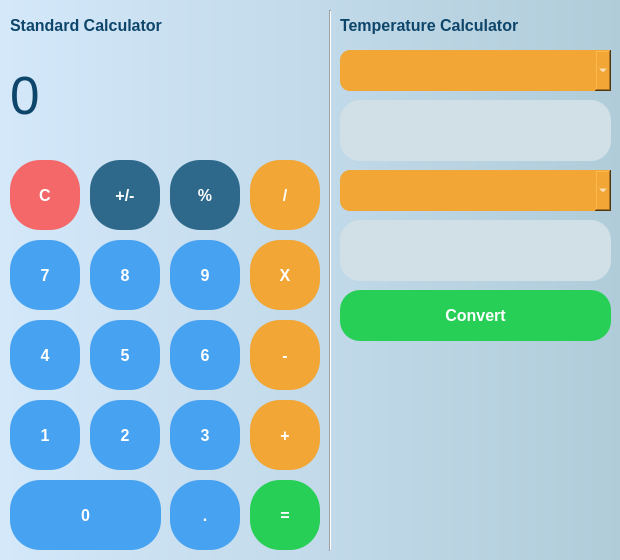
<?xml version="1.0" encoding="UTF-8"?>
<ui version="4.0">
 <class>MainWindow</class>
 <widget class="QMainWindow" name="MainWindow">
  <property name="geometry">
   <rect>
    <x>0</x>
    <y>0</y>
    <width>620</width>
    <height>560</height>
   </rect>
  </property>
  <property name="windowTitle">
   <string>MainWindow</string>
  </property>
  <property name="styleSheet">
   <string notr="true">QMainWindow
{
	background-color: qlineargradient(spread:pad, x1:0, y1:0, x2:1, y2:0, stop:0 rgba(212,232,250,255), stop:1 rgba(176,204,217,255));
}</string>
  </property>
  <widget class="QWidget" name="centralwidget">
   <widget class="QPushButton" name="pushButton_5">
    <property name="geometry">
     <rect>
      <x>90</x>
      <y>320</y>
      <width>70</width>
      <height>70</height>
     </rect>
    </property>
    <property name="font">
     <font>
      <pointsize>12</pointsize>
      <weight>75</weight>
      <bold>true</bold>
     </font>
    </property>
    <property name="styleSheet">
     <string notr="true">QPushButton {
	border-radius: 30px;
	background-color: rgba(71,163,241,255);
	color: rgb(255, 255, 255);
}

QPushButton:pressed {
    background-color: qlineargradient(x1: 0, y1: 0, x2: 0, y2: 1,
                                      stop: 0 #dadbde, stop: 1 #f6f7fa);
}</string>
    </property>
    <property name="text">
     <string>5</string>
    </property>
   </widget>
   <widget class="QPushButton" name="pushButton_3">
    <property name="geometry">
     <rect>
      <x>170</x>
      <y>400</y>
      <width>70</width>
      <height>70</height>
     </rect>
    </property>
    <property name="font">
     <font>
      <pointsize>12</pointsize>
      <weight>75</weight>
      <bold>true</bold>
     </font>
    </property>
    <property name="styleSheet">
     <string notr="true">QPushButton {
	border-radius: 30px;
	background-color: rgba(71,163,241,255);
	color: rgb(255, 255, 255);
}

QPushButton:pressed {
    background-color: qlineargradient(x1: 0, y1: 0, x2: 0, y2: 1,
                                      stop: 0 #dadbde, stop: 1 #f6f7fa);
}</string>
    </property>
    <property name="text">
     <string>3</string>
    </property>
   </widget>
   <widget class="QPushButton" name="pushButton_0">
    <property name="geometry">
     <rect>
      <x>10</x>
      <y>480</y>
      <width>151</width>
      <height>70</height>
     </rect>
    </property>
    <property name="font">
     <font>
      <pointsize>12</pointsize>
      <weight>75</weight>
      <bold>true</bold>
     </font>
    </property>
    <property name="styleSheet">
     <string notr="true">QPushButton {
	border-radius: 30px;
	background-color: rgba(71,163,241,255);
	color: rgb(255, 255, 255);
}

QPushButton:pressed {
    background-color: qlineargradient(x1: 0, y1: 0, x2: 0, y2: 1,
                                      stop: 0 #dadbde, stop: 1 #f6f7fa);
}</string>
    </property>
    <property name="text">
     <string>0</string>
    </property>
   </widget>
   <widget class="QLineEdit" name="lineEdit_2">
    <property name="geometry">
     <rect>
      <x>340</x>
      <y>220</y>
      <width>271</width>
      <height>61</height>
     </rect>
    </property>
    <property name="font">
     <font>
      <pointsize>20</pointsize>
     </font>
    </property>
    <property name="styleSheet">
     <string notr="true">QLineEdit
{	
  	qproperty-alignment: 'AlignVCenter | AlignCenter';
	border-radius: 20px;
	color: rgba(14,69,106,255);
	background-color: rgb(209,224,231);
}</string>
    </property>
    <property name="text">
     <string/>
    </property>
   </widget>
   <widget class="QLabel" name="Judul_2">
    <property name="geometry">
     <rect>
      <x>340</x>
      <y>10</y>
      <width>271</width>
      <height>31</height>
     </rect>
    </property>
    <property name="font">
     <font>
      <pointsize>12</pointsize>
      <weight>75</weight>
      <bold>true</bold>
     </font>
    </property>
    <property name="styleSheet">
     <string notr="true">QLabel
{
	qproperty-alignment: 'AlignVCenter | AlignCenter';
	color: rgba(14,69,106,255);
}</string>
    </property>
    <property name="text">
     <string>Temperature Calculator</string>
    </property>
   </widget>
   <widget class="QPushButton" name="pushButton_min">
    <property name="geometry">
     <rect>
      <x>250</x>
      <y>320</y>
      <width>70</width>
      <height>70</height>
     </rect>
    </property>
    <property name="font">
     <font>
      <pointsize>12</pointsize>
      <weight>75</weight>
      <bold>true</bold>
     </font>
    </property>
    <property name="styleSheet">
     <string notr="true">QPushButton {
	border-radius: 30px;
	color: rgb(255, 255, 255);
	background-color: rgba(241,166,53,255);
}

QPushButton:pressed {
    background-color: qlineargradient(x1: 0, y1: 0, x2: 0, y2: 1,
                                      stop: 0 #dadbde, stop: 1 #f6f7fa);
}</string>
    </property>
    <property name="text">
     <string>-</string>
    </property>
   </widget>
   <widget class="QPushButton" name="pushButton_desimal">
    <property name="geometry">
     <rect>
      <x>170</x>
      <y>480</y>
      <width>70</width>
      <height>70</height>
     </rect>
    </property>
    <property name="font">
     <font>
      <pointsize>12</pointsize>
      <weight>75</weight>
      <bold>true</bold>
     </font>
    </property>
    <property name="styleSheet">
     <string notr="true">QPushButton {
	border-radius: 30px;
	background-color: rgba(71,163,241,255);
	color: rgb(255, 255, 255);
}

QPushButton:pressed {
    background-color: qlineargradient(x1: 0, y1: 0, x2: 0, y2: 1,
                                      stop: 0 #dadbde, stop: 1 #f6f7fa);
}</string>
    </property>
    <property name="text">
     <string>.</string>
    </property>
   </widget>
   <widget class="QPushButton" name="pushButton_plusmin">
    <property name="geometry">
     <rect>
      <x>90</x>
      <y>160</y>
      <width>70</width>
      <height>70</height>
     </rect>
    </property>
    <property name="font">
     <font>
      <pointsize>12</pointsize>
      <weight>75</weight>
      <bold>true</bold>
     </font>
    </property>
    <property name="styleSheet">
     <string notr="true">QPushButton {
	border-radius: 30px;
	background-color: rgba(46,105,140,255);
	color: rgb(255, 255, 255);
}

QPushButton:pressed {
    background-color: qlineargradient(x1: 0, y1: 0, x2: 0, y2: 1,
                                      stop: 0 #dadbde, stop: 1 #f6f7fa);
}</string>
    </property>
    <property name="text">
     <string>+/-</string>
    </property>
   </widget>
   <widget class="QLineEdit" name="lineEdit">
    <property name="geometry">
     <rect>
      <x>340</x>
      <y>100</y>
      <width>271</width>
      <height>61</height>
     </rect>
    </property>
    <property name="font">
     <font>
      <pointsize>20</pointsize>
     </font>
    </property>
    <property name="styleSheet">
     <string notr="true">QLineEdit
{	
  	qproperty-alignment: 'AlignVCenter | AlignCenter';
	border-radius: 20px;
	color: rgba(14,69,106,255);
	
	background-color: rgb(209,224,231);
}</string>
    </property>
    <property name="text">
     <string/>
    </property>
   </widget>
   <widget class="QPushButton" name="pushButton_4">
    <property name="geometry">
     <rect>
      <x>10</x>
      <y>320</y>
      <width>70</width>
      <height>70</height>
     </rect>
    </property>
    <property name="font">
     <font>
      <pointsize>12</pointsize>
      <weight>75</weight>
      <bold>true</bold>
     </font>
    </property>
    <property name="styleSheet">
     <string notr="true">QPushButton {
	border-radius: 30px;
	background-color: rgba(71,163,241,255);
	color: rgb(255, 255, 255);
}

QPushButton:pressed {
    background-color: qlineargradient(x1: 0, y1: 0, x2: 0, y2: 1,
                                      stop: 0 #dadbde, stop: 1 #f6f7fa);
}</string>
    </property>
    <property name="text">
     <string>4</string>
    </property>
   </widget>
   <widget class="QPushButton" name="pushButton_8">
    <property name="geometry">
     <rect>
      <x>90</x>
      <y>240</y>
      <width>70</width>
      <height>70</height>
     </rect>
    </property>
    <property name="font">
     <font>
      <pointsize>12</pointsize>
      <weight>75</weight>
      <bold>true</bold>
     </font>
    </property>
    <property name="styleSheet">
     <string notr="true">QPushButton {
	border-radius: 30px;
	background-color: rgba(71,163,241,255);
	color: rgb(255, 255, 255);
}

QPushButton:pressed {
    background-color: qlineargradient(x1: 0, y1: 0, x2: 0, y2: 1,
                                      stop: 0 #dadbde, stop: 1 #f6f7fa);
}</string>
    </property>
    <property name="text">
     <string>8</string>
    </property>
   </widget>
   <widget class="QPushButton" name="pushButton_cls">
    <property name="geometry">
     <rect>
      <x>10</x>
      <y>160</y>
      <width>70</width>
      <height>70</height>
     </rect>
    </property>
    <property name="font">
     <font>
      <pointsize>12</pointsize>
      <weight>75</weight>
      <bold>true</bold>
     </font>
    </property>
    <property name="styleSheet">
     <string notr="true">QPushButton {
	border-radius: 30px;
	background-color: rgba(244,104,106,255);
	color: rgb(255, 255, 255);
}

QPushButton:pressed {
    background-color: qlineargradient(x1: 0, y1: 0, x2: 0, y2: 1,
                                      stop: 0 #dadbde, stop: 1 #f6f7fa);
}</string>
    </property>
    <property name="text">
     <string>C</string>
    </property>
   </widget>
   <widget class="QPushButton" name="pushButton_percent">
    <property name="geometry">
     <rect>
      <x>170</x>
      <y>160</y>
      <width>70</width>
      <height>70</height>
     </rect>
    </property>
    <property name="font">
     <font>
      <pointsize>12</pointsize>
      <weight>75</weight>
      <bold>true</bold>
     </font>
    </property>
    <property name="styleSheet">
     <string notr="true">QPushButton {
	border-radius: 30px;
	background-color: rgba(46,105,140,255);
	color: rgb(255, 255, 255);
}

QPushButton:pressed {
    background-color: qlineargradient(x1: 0, y1: 0, x2: 0, y2: 1,
                                      stop: 0 #dadbde, stop: 1 #f6f7fa);
}</string>
    </property>
    <property name="text">
     <string>%</string>
    </property>
   </widget>
   <widget class="QLabel" name="label">
    <property name="geometry">
     <rect>
      <x>10</x>
      <y>50</y>
      <width>311</width>
      <height>91</height>
     </rect>
    </property>
    <property name="minimumSize">
     <size>
      <width>147</width>
      <height>30</height>
     </size>
    </property>
    <property name="font">
     <font>
      <pointsize>40</pointsize>
      <weight>50</weight>
      <bold>false</bold>
     </font>
    </property>
    <property name="styleSheet">
     <string notr="true">QLabel {
  	qproperty-alignment: 'AlignVCenter | AlignRight';
	border-radius: 10px;
	color: rgba(14,69,106,255);
}</string>
    </property>
    <property name="text">
     <string>0</string>
    </property>
   </widget>
   <widget class="QPushButton" name="pushButton_9">
    <property name="geometry">
     <rect>
      <x>170</x>
      <y>240</y>
      <width>70</width>
      <height>70</height>
     </rect>
    </property>
    <property name="font">
     <font>
      <pointsize>12</pointsize>
      <weight>75</weight>
      <bold>true</bold>
     </font>
    </property>
    <property name="styleSheet">
     <string notr="true">QPushButton {
	border-radius: 30px;
	background-color: rgba(71,163,241,255);
	color: rgb(255, 255, 255);
}

QPushButton:pressed {
    background-color: qlineargradient(x1: 0, y1: 0, x2: 0, y2: 1,
                                      stop: 0 #dadbde, stop: 1 #f6f7fa);
}</string>
    </property>
    <property name="text">
     <string>9</string>
    </property>
   </widget>
   <widget class="QPushButton" name="pushButton_6">
    <property name="geometry">
     <rect>
      <x>170</x>
      <y>320</y>
      <width>70</width>
      <height>70</height>
     </rect>
    </property>
    <property name="font">
     <font>
      <pointsize>12</pointsize>
      <weight>75</weight>
      <bold>true</bold>
     </font>
    </property>
    <property name="styleSheet">
     <string notr="true">QPushButton {
	border-radius: 30px;
	background-color: rgba(71,163,241,255);
	color: rgb(255, 255, 255);
}

QPushButton:pressed {
    background-color: qlineargradient(x1: 0, y1: 0, x2: 0, y2: 1,
                                      stop: 0 #dadbde, stop: 1 #f6f7fa);
}</string>
    </property>
    <property name="text">
     <string>6</string>
    </property>
   </widget>
   <widget class="QComboBox" name="comboBox_2">
    <property name="geometry">
     <rect>
      <x>340</x>
      <y>170</y>
      <width>271</width>
      <height>41</height>
     </rect>
    </property>
    <property name="font">
     <font>
      <pointsize>10</pointsize>
      <weight>75</weight>
      <bold>true</bold>
     </font>
    </property>
    <property name="styleSheet">
     <string notr="true">QComboBox
{
	border-radius: 10px;
	color: rgb(255, 255, 255);
	background-color: rgba(241,166,53,255);
}
</string>
    </property>
   </widget>
   <widget class="Line" name="line">
    <property name="geometry">
     <rect>
      <x>320</x>
      <y>10</y>
      <width>20</width>
      <height>541</height>
     </rect>
    </property>
    <property name="orientation">
     <enum>Qt::Vertical</enum>
    </property>
   </widget>
   <widget class="QPushButton" name="pushButton_1">
    <property name="geometry">
     <rect>
      <x>10</x>
      <y>400</y>
      <width>70</width>
      <height>70</height>
     </rect>
    </property>
    <property name="font">
     <font>
      <pointsize>12</pointsize>
      <weight>75</weight>
      <bold>true</bold>
     </font>
    </property>
    <property name="styleSheet">
     <string notr="true">QPushButton {
	border-radius: 30px;
	background-color: rgba(71,163,241,255);
	color: rgb(255, 255, 255);
}

QPushButton:pressed {
    background-color: qlineargradient(x1: 0, y1: 0, x2: 0, y2: 1,
                                      stop: 0 #dadbde, stop: 1 #f6f7fa);
}</string>
    </property>
    <property name="text">
     <string>1</string>
    </property>
   </widget>
   <widget class="QPushButton" name="pushButton_plus">
    <property name="geometry">
     <rect>
      <x>250</x>
      <y>400</y>
      <width>70</width>
      <height>70</height>
     </rect>
    </property>
    <property name="font">
     <font>
      <pointsize>12</pointsize>
      <weight>75</weight>
      <bold>true</bold>
     </font>
    </property>
    <property name="styleSheet">
     <string notr="true">QPushButton {
	border-radius: 30px;
	color: rgb(255, 255, 255);
	background-color: rgba(241,166,53,255);
}

QPushButton:pressed {
    background-color: qlineargradient(x1: 0, y1: 0, x2: 0, y2: 1,
                                      stop: 0 #dadbde, stop: 1 #f6f7fa);
}</string>
    </property>
    <property name="text">
     <string>+</string>
    </property>
   </widget>
   <widget class="QComboBox" name="comboBox">
    <property name="geometry">
     <rect>
      <x>340</x>
      <y>50</y>
      <width>271</width>
      <height>41</height>
     </rect>
    </property>
    <property name="font">
     <font>
      <pointsize>10</pointsize>
      <weight>75</weight>
      <bold>true</bold>
     </font>
    </property>
    <property name="styleSheet">
     <string notr="true">QComboBox
{
	qproperty-alignment: 'AlignVCenter | AlignCenter';
	border-radius: 10px;
	color: rgb(255, 255, 255);
	background-color: rgba(241,166,53,255);
}

</string>
    </property>
   </widget>
   <widget class="QPushButton" name="pushButton">
    <property name="geometry">
     <rect>
      <x>340</x>
      <y>290</y>
      <width>271</width>
      <height>51</height>
     </rect>
    </property>
    <property name="font">
     <font>
      <pointsize>12</pointsize>
      <weight>75</weight>
      <bold>true</bold>
     </font>
    </property>
    <property name="styleSheet">
     <string notr="true">QPushButton {
	border-radius: 20px;
	background-color: rgba(39,207,86,255);
	color: rgb(255, 255, 255);
}

QPushButton:pressed {
    background-color: qlineargradient(x1: 0, y1: 0, x2: 0, y2: 1,
                                      stop: 0 #dadbde, stop: 1 #f6f7fa);
}</string>
    </property>
    <property name="text">
     <string>Convert</string>
    </property>
   </widget>
   <widget class="QPushButton" name="pushButton_2">
    <property name="geometry">
     <rect>
      <x>90</x>
      <y>400</y>
      <width>70</width>
      <height>70</height>
     </rect>
    </property>
    <property name="font">
     <font>
      <pointsize>12</pointsize>
      <weight>75</weight>
      <bold>true</bold>
     </font>
    </property>
    <property name="styleSheet">
     <string notr="true">QPushButton {
	border-radius: 30px;
	background-color: rgba(71,163,241,255);
	color: rgb(255, 255, 255);
}

QPushButton:pressed {
    background-color: qlineargradient(x1: 0, y1: 0, x2: 0, y2: 1,
                                      stop: 0 #dadbde, stop: 1 #f6f7fa);
}</string>
    </property>
    <property name="text">
     <string>2</string>
    </property>
   </widget>
   <widget class="QPushButton" name="pushButton_mpy">
    <property name="geometry">
     <rect>
      <x>250</x>
      <y>240</y>
      <width>70</width>
      <height>70</height>
     </rect>
    </property>
    <property name="font">
     <font>
      <pointsize>12</pointsize>
      <weight>75</weight>
      <bold>true</bold>
     </font>
    </property>
    <property name="styleSheet">
     <string notr="true">QPushButton {
	border-radius: 30px;
	color: rgb(255, 255, 255);
	background-color: rgba(241,166,53,255);
}

QPushButton:pressed {
    background-color: qlineargradient(x1: 0, y1: 0, x2: 0, y2: 1,
                                      stop: 0 #dadbde, stop: 1 #f6f7fa);
}</string>
    </property>
    <property name="text">
     <string>X</string>
    </property>
   </widget>
   <widget class="QPushButton" name="pushButton_div">
    <property name="geometry">
     <rect>
      <x>250</x>
      <y>160</y>
      <width>70</width>
      <height>70</height>
     </rect>
    </property>
    <property name="font">
     <font>
      <pointsize>12</pointsize>
      <weight>75</weight>
      <bold>true</bold>
     </font>
    </property>
    <property name="styleSheet">
     <string notr="true">QPushButton {
	border-radius: 30px;
	color: rgb(255, 255, 255);
	background-color: rgba(241,166,53,255);
}

QPushButton:pressed {
    background-color: qlineargradient(x1: 0, y1: 0, x2: 0, y2: 1,
                                      stop: 0 #dadbde, stop: 1 #f6f7fa);
}</string>
    </property>
    <property name="text">
     <string>/</string>
    </property>
   </widget>
   <widget class="QPushButton" name="pushButton_7">
    <property name="geometry">
     <rect>
      <x>10</x>
      <y>240</y>
      <width>70</width>
      <height>70</height>
     </rect>
    </property>
    <property name="font">
     <font>
      <pointsize>12</pointsize>
      <weight>75</weight>
      <bold>true</bold>
     </font>
    </property>
    <property name="styleSheet">
     <string notr="true">QPushButton {
	border-radius: 30px;
	background-color: rgba(71,163,241,255);
	color: rgb(255, 255, 255);
}

QPushButton:pressed {
    background-color: qlineargradient(x1: 0, y1: 0, x2: 0, y2: 1,
                                      stop: 0 #dadbde, stop: 1 #f6f7fa);
}</string>
    </property>
    <property name="text">
     <string>7</string>
    </property>
   </widget>
   <widget class="QPushButton" name="pushButton_equel">
    <property name="geometry">
     <rect>
      <x>250</x>
      <y>480</y>
      <width>70</width>
      <height>70</height>
     </rect>
    </property>
    <property name="font">
     <font>
      <pointsize>12</pointsize>
      <weight>75</weight>
      <bold>true</bold>
     </font>
    </property>
    <property name="styleSheet">
     <string notr="true">QPushButton {
	border-radius: 30px;
	background-color: rgba(39,207,86,255);
	color: rgb(255, 255, 255);
}

QPushButton:pressed {
    background-color: qlineargradient(x1: 0, y1: 0, x2: 0, y2: 1,
                                      stop: 0 #dadbde, stop: 1 #f6f7fa);
}</string>
    </property>
    <property name="text">
     <string>=</string>
    </property>
   </widget>
   <widget class="QLabel" name="Judul">
    <property name="geometry">
     <rect>
      <x>10</x>
      <y>10</y>
      <width>311</width>
      <height>31</height>
     </rect>
    </property>
    <property name="font">
     <font>
      <pointsize>12</pointsize>
      <weight>75</weight>
      <bold>true</bold>
     </font>
    </property>
    <property name="styleSheet">
     <string notr="true">QLabel
{
	qproperty-alignment: 'AlignVCenter | AlignCenter';
	color: rgba(14,69,106,255);
}</string>
    </property>
    <property name="text">
     <string>Standard Calculator</string>
    </property>
   </widget>
  </widget>
 </widget>
 <resources/>
 <connections/>
</ui>
